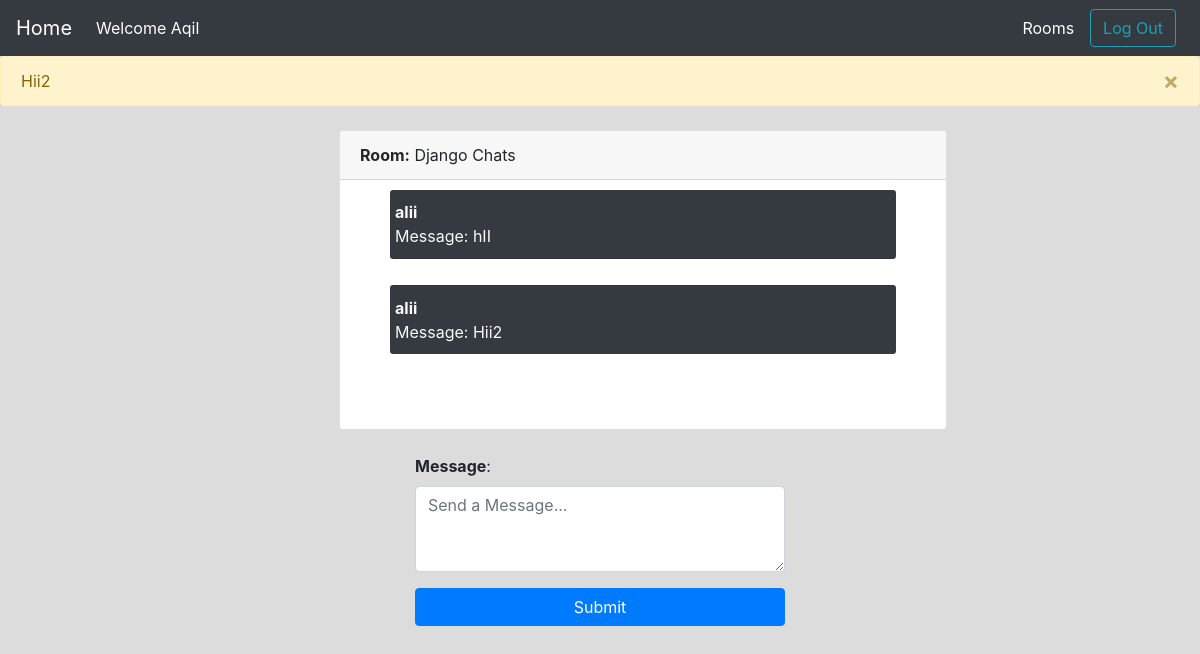
The app's page /rooms/django/ (signed in) with its own data.
### rooms/models.py (models this page shows, shortened)
class Message(models.Model):
    room = models.ForeignKey(Room, related_name='messages', on_delete=models.CASCADE)
    user = models.ForeignKey(User, related_name='messages', on_delete=models.CASCADE)
    content = models.TextField()
    date_added = models.DateTimeField(auto_now_add=True)
    class Meta:
        ordering = ('date_added',)
    def __str__(self):
        return self.content

class Room(models.Model):
    name = models.CharField(max_length=150)
    slug = models.SlugField(unique=True)

### rooms/views.py (the view)
# urls.py: path('<slug:slug>/', views.Room_detail, name='room_detail'),
@login_required
def Room_detail(request,slug):
    room = Room.objects.get(slug=slug)
    messages = Message.objects.filter(room=room)[0:25]
    return render(request, "rooms/room_detail.html", {'room': room,'messages': messages})

### rooms/templates/rooms/room_detail.html (shortened to what this page needs)
{% include 'core/base.html' %}
<div class="container col-6 mb-3" >
<div class="m-4 card" style="width: 38rem;" id="chat-messages">
    <div class="card-header">
      <b>Room:</b> {{room.name}}
    </div>
    <ul class="list-group list-group-flush">
      {% if messages %}
      {% for m in messages %}
        <li class="list-group-item custom-li mb-3 rounded-sm bg-dark text-light"><b>{{ m.user.username }}</b> <br> Message: {{ m.content }}</li>
      {% endfor %}
      {% else %}
        <h5 class='text-center p-4'>No messages</h5>
      {% endif %}
    </ul>
  </div>
</div>
<div class="container col-4 mb-3">
  <form id="myForm" action="." method="POST">
      <div class="form-group">
          <label for="message"><b>Message</b>:</label>
          <textarea class="form-control" id="chat-message-input" placeholder="Send a Message..." rows="3" name="message" required></textarea>
      </div>
      <button type="submit" class="btn btn-block btn-primary" id="chat-message-submit">Submit</button>
  </form>
</div>

### core/templates/core/base.html (shortened to what this page needs)
<!DOCTYPE html>
<html lang="en">
<head>
    <link rel="stylesheet" href="https://cdn.jsdelivr.net/npm/bootstrap@4.3.1/dist/css/bootstrap.min.css">
</head>
<body style="background-color: gainsboro;">
    <nav class="navbar navbar-expand-lg navbar-dark bg-dark text-light">
        <a class="navbar-brand" href="{% url 'home' %}">Home</a>
        <div class="collapse navbar-collapse" id="navbarTogglerDemo03">
          <ul class="navbar-nav mr-auto mt-2 mt-lg-0">
            <li class="nav-item active">
              {% if request.user.is_authenticated %}
              <a class="nav-link" href="{% url 'home' %}">Welcome {{request.user.username|capfirst }}</span></a>
              {% endif %}
            </li>
          </ul>
          <form class="form-inline my-2 my-lg-0">
            {% if request.user.is_authenticated %}
              <a href="{% url 'rooms' %}" class="mr-3">Rooms</a>
              <a href="{% url 'logout' %}" class="btn btn-outline-info mr-sm-2" type="button">Log Out</a>
            {% else %}
              <a href="{% url 'login' %}" class="btn btn-outline-info mr-sm-2" type="button">Log In</a>
              <a href="{% url 'signup' %}" class="btn btn-outline-success my-2 my-sm-0">Sign Up</a>
            {% endif %}
          </form>
        </div>
      </nav>
      {% if messages %}
      <div class="alert alert-warning alert-dismissible fade show" role="alert">
        {% for message in messages %}
          {% if forloop.last %}
              {{ message }}
          {% endif %}
        {% endfor %}
        <button type="button" class="close" data-dismiss="alert" aria-label="Close">
          <span aria-hidden="true">&times;</span>
        </button>
      </div>
  {% endif %}
</body>
</html>

### core/templates/core/base.html (style rules this page uses)
a,a:hover { text-decoration: none; color: #fff; }
#chat-messages { height: 300px; overflow-y: auto; }
.custom-li { padding: 10px 5px; margin: 10px 50px; }

### records on screen
Message: content "Hii2", user.username "alii"
Room: name "Django Chats"
Message: user.username "alii", content "hII"

### other values on screen
{{ request.user.username|capfirst }} "Aqil"
